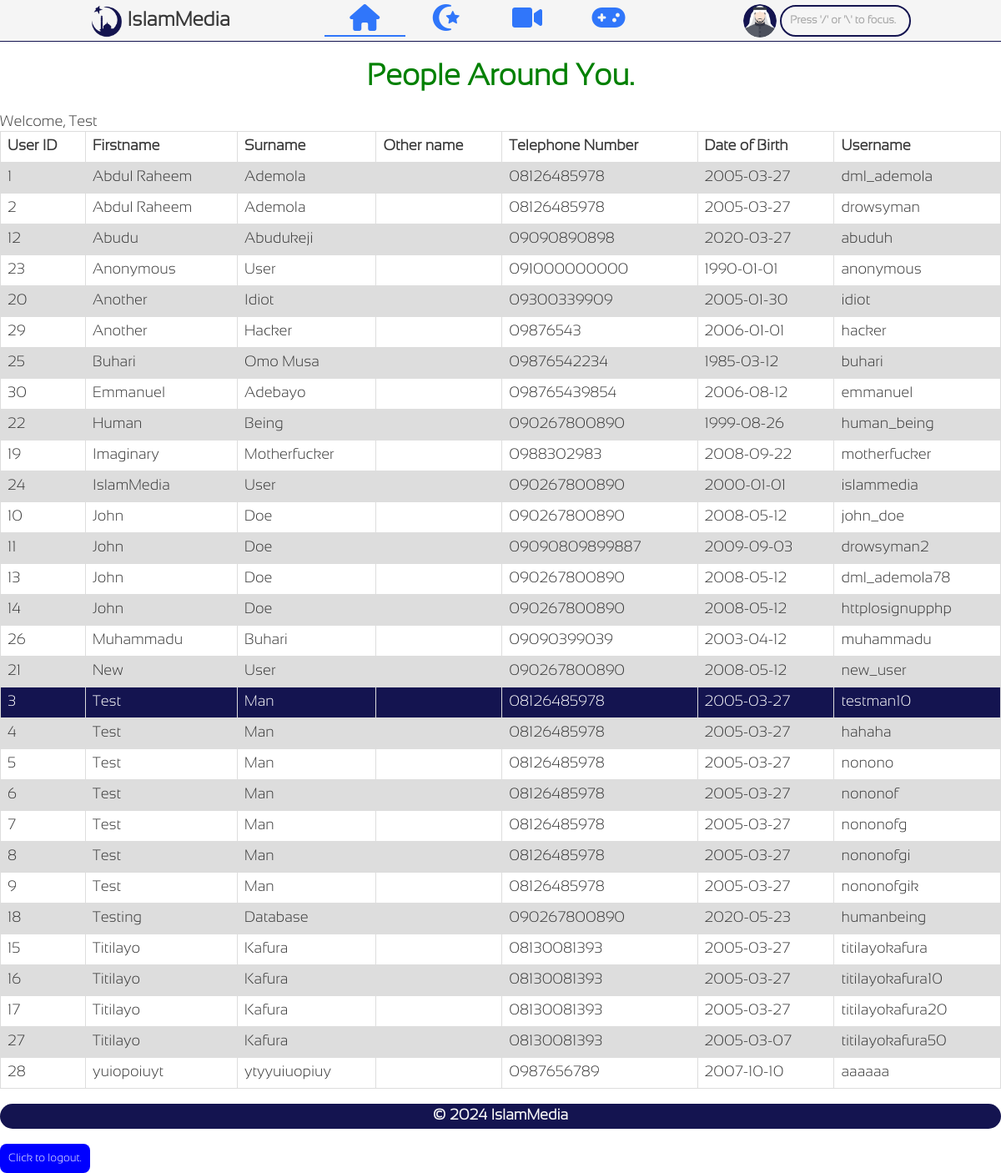
Page /home.php (signed in) on the committed database.
### tables this page shows
CREATE TABLE `users` (
  `userID` int(40) NOT NULL,
  `userImg` varchar(255) NOT NULL,
  `userName` varchar(255) NOT NULL,
  `passWord` varchar(255) NOT NULL,
  `firstName` varchar(255) NOT NULL,
  `surName` varchar(255) NOT NULL,
  `otherName` varchar(255) NOT NULL,
  `gender` varchar(40) NOT NULL,
  `dateOfBirth` date NOT NULL,
  `email` varchar(255) NOT NULL,
  `telephoneNumber` text NOT NULL,
  `maritalStatus` varchar(255) NOT NULL,
  `occupation` varchar(255) NOT NULL,
  `placeOfWork` varchar(255) NOT NULL,
  `location` varchar(255) NOT NULL,
  `hobbies` varchar(255) NOT NULL,
  `about` varchar(255) NOT NULL,
  `lifeMoments` text NOT NULL,
  `dateJoined` date NOT NULL DEFAULT current_timestamp(),
  `userType` varchar(255) NOT NULL DEFAULT 'user',
  `mailVerified` varchar(255) NOT NULL
);

### home.php (the view, shortened to what this page needs)
<?php
    require_once("header.php");
?>
<div class="container_all">
<?php
    $sql = "SELECT `userID`, `firstName`, `surName`, `userName`, `otherName`, `telephoneNumber`, `dateOfBirth` FROM `users` ORDER BY `firstName`;";
    $result = $conn -> query($sql);
    if($result -> num_rows > 1) {
        echo('<h1 style="text-align: center; color: green;">People Around You.</h1>');
        echo('<table id="jsnnsk">');
        echo('<tr>');
        echo('<th>User ID</th>');
        echo('<th>Firstname</th>');
        echo('<th>Surname</th>');
        echo('<th>Other name</th>');
        echo('<th>Telephone Number</th>');
        echo('<th>Date of Birth</th>');
        echo('<th>Username</th>');
        echo('</tr>');
        while($row = $result -> fetch_assoc()){
            if($row['userID'] == $_SESSION['islammedia_curr_user']) {
                echo('<tr id="curr_user">');
            } else {
                echo('<tr>');
            }
            echo('<td>' . $row['userID'] . '</td>');
            echo('<td>' . $row['firstName'] . '</td>');
            echo('<td>' . $row['surName'] . '</td>');
            echo('<td>' . $row['otherName'] . '</td>');
            echo('<td>' . $row['telephoneNumber'] . '</td>');
            echo('<td>' . $row['dateOfBirth'] . '</td>');
            echo('<td>' . $row['userName'] . '</td>');
            echo('</tr>');
        }
        echo('</table>');
    }
?>
</div>
<?php
    require_once("footer.php");
?>

### css/eidfbenvnejvnervnrej1.css (style rules this page uses)
* { vertical-align: middle; box-sizing: border-box; font-family: Arial, Helvetica, sans-serif; font-family: customfont; }
body { margin: 0; color: rgb(56, 56, 56); font-size: large; }
.container_all { width: 100%; }
::placeholder { font-weight: 900; color: rgb(56, 56, 56); opacity: 0.4; }

### home.php (style rules this page uses)
table#jsnnsk { border-collapse: collapse; width: 100%; }
table#jsnnsk td, table#jsnnsk th { border: 1px solid #dddddd; text-align: left; padding: 8px; }
table#jsnnsk tr:nth-child(even) { background-color: #dddddd; }
table#jsnnsk #curr_user { background-color: rgb(20, 20, 80); color: white; }

### rows in the picture
users: userID "1", firstName "Abdul Raheem", surName "Ademola", telephoneNumber "08126485978", dateOfBirth "2005-03-27", userName "dml_ademola"
users: userID "2", firstName "Abdul Raheem", surName "Ademola", telephoneNumber "08126485978", dateOfBirth "2005-03-27", userName "drowsyman"
users: userID "12", firstName "Abudu", surName "Abudukeji", telephoneNumber "09090890898", dateOfBirth "2020-03-27", userName "abuduh"
users: userID "23", firstName "Anonymous", surName "User", telephoneNumber "091000000000", dateOfBirth "1990-01-01", userName "anonymous"
users: userID "20", firstName "Another", surName "Idiot", telephoneNumber "09300339909", dateOfBirth "2005-01-30", userName "idiot"
users: userID "29", firstName "Another", surName "Hacker", telephoneNumber "09876543", dateOfBirth "2006-01-01", userName "hacker"
users: userID "25", firstName "Buhari", surName "Omo Musa", telephoneNumber "09876542234", dateOfBirth "1985-03-12", userName "buhari"
users: userID "30", firstName "Emmanuel", surName "Adebayo", telephoneNumber "098765439854", dateOfBirth "2006-08-12", userName "emmanuel"
users: userID "22", firstName "Human", surName "Being", telephoneNumber "090267800890", dateOfBirth "1999-08-26", userName "human_being"
users: userID "19", firstName "Imaginary", surName "Motherfucker", telephoneNumber "0988302983", dateOfBirth "2008-09-22", userName "motherfucker"
users: userID "24", firstName "IslamMedia", surName "User", telephoneNumber "090267800890", dateOfBirth "2000-01-01", userName "islammedia"
users: userID "10", firstName "John", surName "Doe", telephoneNumber "090267800890", dateOfBirth "2008-05-12", userName "john_doe"
users: userID "11", firstName "John", surName "Doe", telephoneNumber "09090809899887", dateOfBirth "2009-09-03", userName "drowsyman2"
users: userID "13", firstName "John", surName "Doe", telephoneNumber "090267800890", dateOfBirth "2008-05-12", userName "dml_ademola78"
users: userID "14", firstName "John", surName "Doe", telephoneNumber "090267800890", dateOfBirth "2008-05-12", userName "httplosignupphp"
users: userID "26", firstName "Muhammadu", surName "Buhari", telephoneNumber "09090399039", dateOfBirth "2003-04-12", userName "muhammadu"
users: userID "21", firstName "New", surName "User", telephoneNumber "090267800890", dateOfBirth "2008-05-12", userName "new_user"
users: userID "3", firstName "Test", surName "Man", telephoneNumber "08126485978", dateOfBirth "2005-03-27", userName "testman10"
users: userID "4", firstName "Test", surName "Man", telephoneNumber "08126485978", dateOfBirth "2005-03-27", userName "hahaha"
users: userID "5", firstName "Test", surName "Man", telephoneNumber "08126485978", dateOfBirth "2005-03-27", userName "nonono"
users: userID "6", firstName "Test", surName "Man", telephoneNumber "08126485978", dateOfBirth "2005-03-27", userName "nononof"
users: userID "7", firstName "Test", surName "Man", telephoneNumber "08126485978", dateOfBirth "2005-03-27", userName "nononofg"
users: userID "8", firstName "Test", surName "Man", telephoneNumber "08126485978", dateOfBirth "2005-03-27", userName "nononofgi"
users: userID "9", firstName "Test", surName "Man", telephoneNumber "08126485978", dateOfBirth "2005-03-27", userName "nononofgik"
users: userID "18", firstName "Testing", surName "Database", telephoneNumber "090267800890", dateOfBirth "2020-05-23", userName "humanbeing"
users: userID "15", firstName "Titilayo", surName "Kafura", telephoneNumber "08130081393", dateOfBirth "2005-03-27", userName "titilayokafura"
users: userID "16", firstName "Titilayo", surName "Kafura", telephoneNumber "08130081393", dateOfBirth "2005-03-27", userName "titilayokafura10"
users: userID "17", firstName "Titilayo", surName "Kafura", telephoneNumber "08130081393", dateOfBirth "2005-03-27", userName "titilayokafura20"
users: userID "27", firstName "Titilayo", surName "Kafura", telephoneNumber "08130081393", dateOfBirth "2005-03-07", userName "titilayokafura50"
users: userID "28", firstName "yuiopoiuyt", surName "ytyyuiuopiuy", telephoneNumber "0987656789", dateOfBirth "2007-10-10", userName "aaaaaa"
